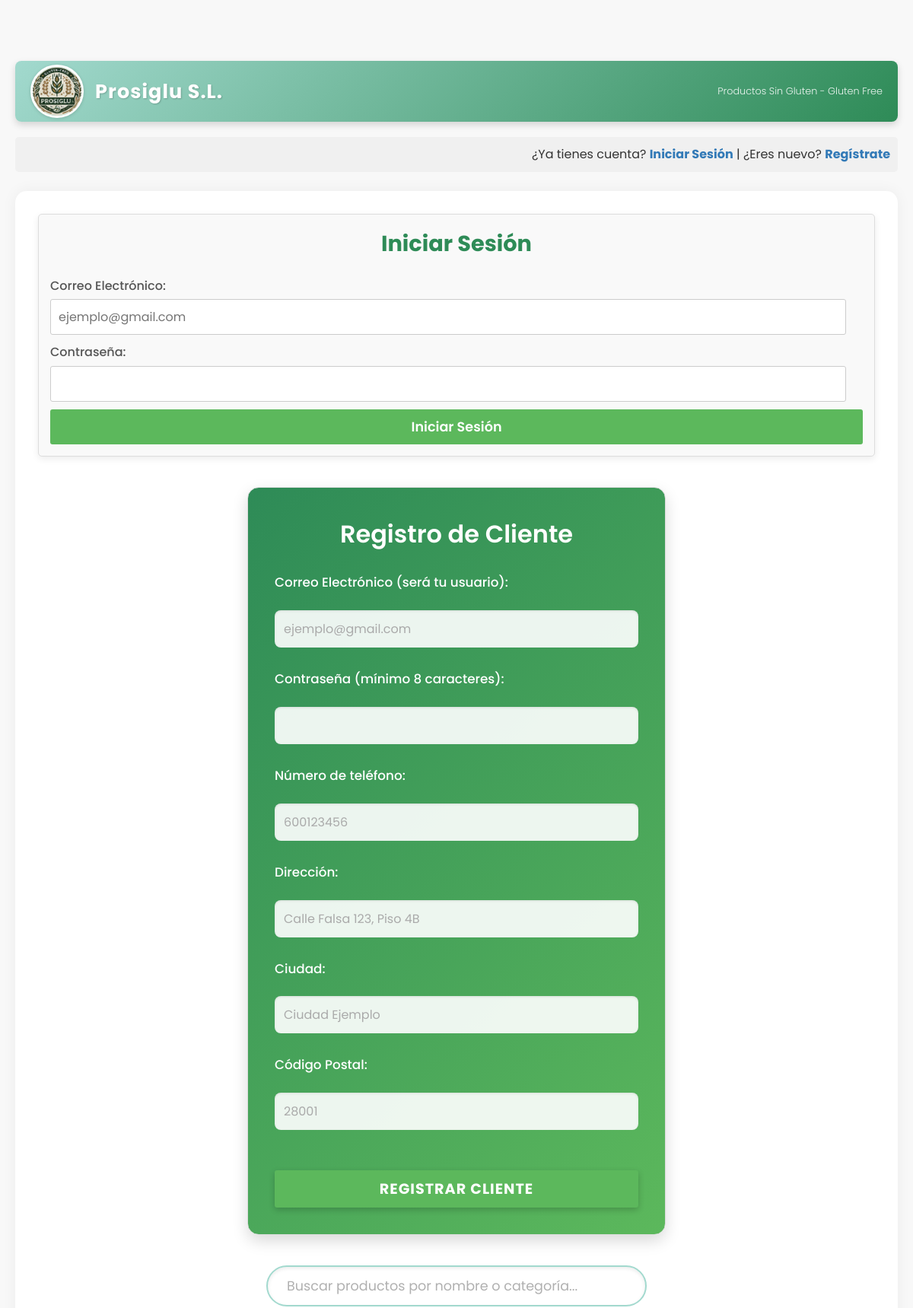
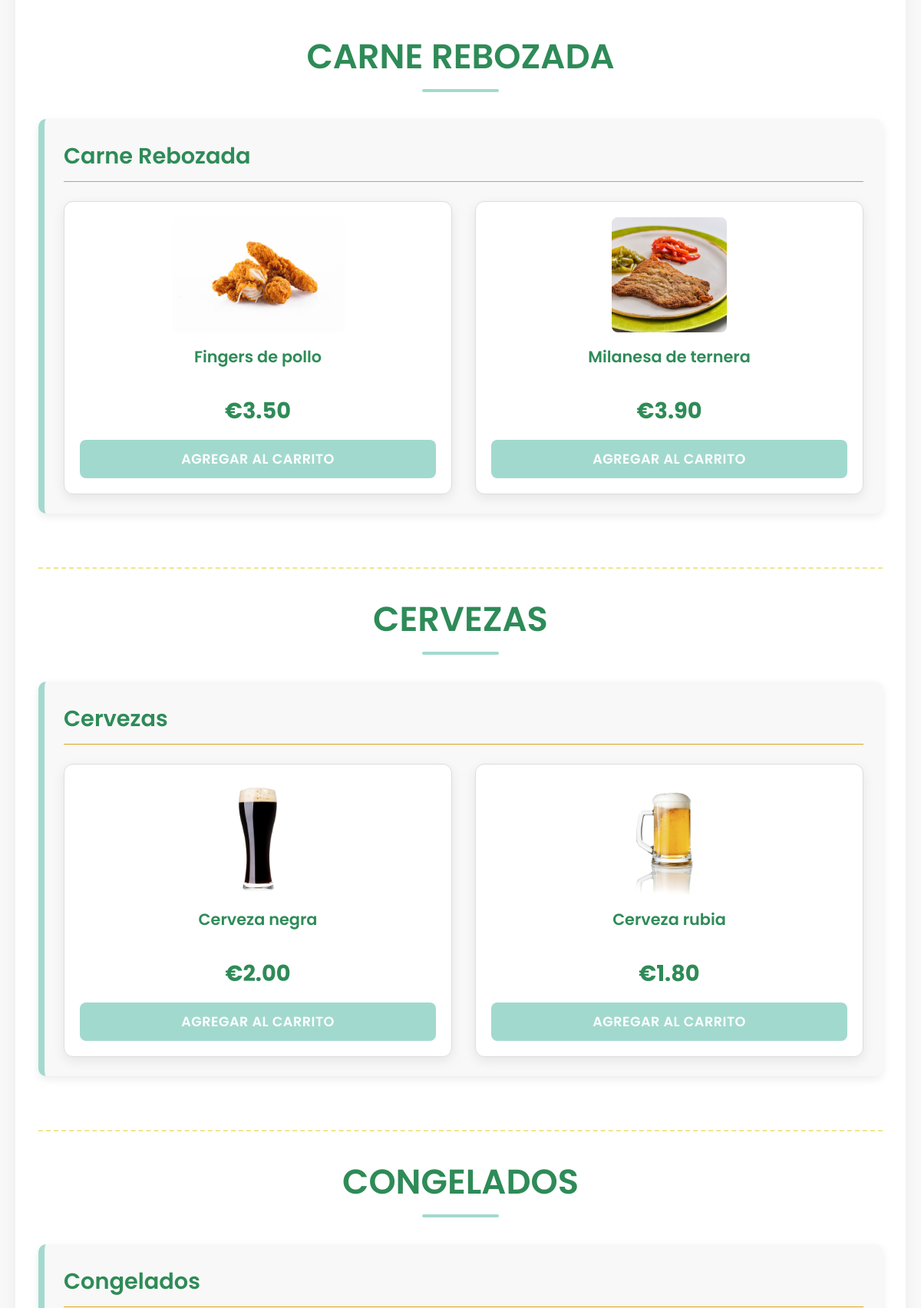
The page / (upper part) on the database its author committed (2 pictures, top to bottom).
### tables this page shows
CREATE TABLE `categorias` (
  `id` int(11) NOT NULL,
  `nombre` varchar(100) NOT NULL
);

CREATE TABLE `subcategorias` (
  `id` int(11) NOT NULL,
  `nombre` varchar(100) NOT NULL,
  `categoria_id` int(11) NOT NULL
);

CREATE TABLE `productos` (
  `gtin` varchar(20) NOT NULL,
  `nombre` varchar(100) NOT NULL,
  `descripcion` text DEFAULT NULL,
  `precio` decimal(6,2) NOT NULL,
  `imagen` varchar(255) DEFAULT NULL,
  `subcategoria_id` int(11) NOT NULL
);

### index.php (the view, shortened to what this page needs)
<?php
$nombre_usuario_display = '';
?>
<!DOCTYPE html>
<html lang="es">
<head>
  <link rel="stylesheet" href="estilos.css" />
</head>
<body>
  <header>
    <img src="imagenes/logo.jpeg" alt="Logo Prosiglu" id="logo" />
    <h1>Prosiglu S.L.</h1>
    <p>Productos Sin Gluten - Gluten Free</p>
  </header>
  <div class="session-status">
    <?php if (isset($_SESSION['user_id'])): ?>
      <p>Bienvenido/a, <?php echo $nombre_usuario_display; ?>! <a href="logout.php">Cerrar Sesión</a></p>
    <?php else: ?>
      <p>¿Ya tienes cuenta? <a href="#login-container">Iniciar Sesión</a> | ¿Eres nuevo? <a href="#registro-container">Regístrate</a></p>
    <?php endif; ?>
  </div>
  <main>
    <?php if (!isset($_SESSION['user_id'])): ?>
      <section id="login-container" class="user-auth-section">
        <h2>Iniciar Sesión</h2>
        <form id="login-form" action="login.php" method="POST">
          <label for="login-correo">Correo Electrónico:</label>
          <input type="email" id="login-correo" name="correo" placeholder="ejemplo@gmail.com" required />
          <label for="login-contrasena">Contraseña:</label>
          <input type="password" id="login-contrasena" name="contrasena" required />
          <button type="submit">Iniciar Sesión</button>
        </form>
      </section>
      <section id="registro-container" class="user-auth-section">
        <h2>Registro de Cliente</h2>
        <form id="registro-form" action="registro.php" method="POST">
          <label for="correo">Correo Electrónico (será tu usuario):</label>
          <input type="email" id="correo" name="correo" placeholder="ejemplo@gmail.com" required />
          <label for="contrasena-reg">Contraseña (mínimo 8 caracteres):</label>
          <input type="password" id="contrasena-reg" name="contrasena" required />
          <label for="telefono">Número de teléfono:</label>
          <input type="tel" id="telefono" name="telefono" placeholder="600123456" pattern="[0-9]{9}" />
          <label for="direccion">Dirección:</label>
          <input type="text" id="direccion" name="direccion" placeholder="Calle Falsa 123, Piso 4B" />
          <label for="ciudad">Ciudad:</label>
          <input type="text" id="ciudad" name="ciudad" placeholder="Ciudad Ejemplo" />
          <label for="cp">Código Postal:</label>
          <input type="text" id="cp" name="cp" placeholder="28001" pattern="[0-9]{5}" />
          <div class="registro-botones">
            <button type="submit">Registrar Cliente</button>
          </div>
        </form>
      </section>
    <?php endif; ?>
    <section id="buscador">
      <input type="text" id="input-busqueda" placeholder="Buscar productos por nombre o categoría..." />
    </section>
    <section id="catalogo">
      <div class="productos-por-categoria">
        <?php
        $sql_categorias = "SELECT id, nombre FROM categorias ORDER BY nombre ASC";
        $resultado_categorias = $conn->query($sql_categorias);
        if ($resultado_categorias && $resultado_categorias->num_rows > 0) {
          while ($categoria = $resultado_categorias->fetch_assoc()) {
            echo '<div class="categoria-group">';
            echo '<h2>' . htmlspecialchars($categoria["nombre"]) . '</h2>';
            $sql_subcategorias = "SELECT id, nombre FROM subcategorias WHERE categoria_id = " . $categoria["id"] . " ORDER BY nombre ASC";
            $resultado_subcategorias = $conn->query($sql_subcategorias);
            if ($resultado_subcategorias && $resultado_subcategorias->num_rows > 0) {
              while ($subcategoria = $resultado_subcategorias->fetch_assoc()) {
                echo '<div class="subcategoria-group">';
                echo '<h3>' . htmlspecialchars($subcategoria["nombre"]) . '</h3>';
                echo '<div class="productos-grid">';
                $sql_productos = "SELECT gtin, nombre, precio, imagen FROM productos WHERE subcategoria_id = " . $subcategoria["id"] . " ORDER BY nombre ASC";
                $resultado_productos = $conn->query($sql_productos);
                if ($resultado_productos && $resultado_productos->num_rows > 0) {
                  while ($producto = $resultado_productos->fetch_assoc()) {
                    echo '<div class="producto" data-categoria="' . htmlspecialchars($categoria["nombre"]) . '" data-subcategoria="' . htmlspecialchars($subcategoria["nombre"]) . '" data-nombre="' . htmlspecialchars($producto["nombre"]) . '">';
                    echo '<img src="imagenes/' . htmlspecialchars($producto["imagen"]) . '" alt="' . htmlspecialchars($producto["nombre"]) . '" />';
                    echo '<h4>' . htmlspecialchars($producto["nombre"]) . '</h4>';
                    echo '<p class="precio">€' . number_format($producto["precio"], 2) . '</p>';
                    echo '<button>Agregar al carrito</button>';
                    echo '</div>';
                  }
                } else {
                  echo '<p>No hay productos en esta subcategoría.</p>';
                }
                echo '</div>';
                echo '</div>';
              }
            } else {
              echo '<p>No hay subcategorías en esta categoría.</p>';
            }
            echo '</div>';
          }
        } else {
          echo '<p>No se encontraron categorías.</p>';
        }
        ?>
      </div>
    </section>
  </main>
</body>
</html>

### index.php (style rules this page uses)
.user-auth-section { margin-bottom: 20px; padding: 15px; border: 1px solid #ddd; border-radius: 5px; background-color: #f9f9f9; }
.user-auth-section h2 { margin-top: 0; }
.user-auth-section label { display: block; margin-bottom: 5px; }
.user-auth-section input[type="email"], .user-auth-section input[type="password"], .user-auth-section input[type="text"], .user-auth-section input[type="tel"] { width: calc(100% - 22px); padding: 10px; margin-bottom: 10px; border: 1px solid #ccc; border-radius: 3px; }
.user-auth-section button { padding: 10px 15px; background-color: #5cb85c; color: white; border: none; border-radius: 3px; cursor: pointer; }
.session-status { text-align: right; padding: 10px; background-color: #f0f0f0; margin-bottom:15px; }
.session-status p { margin: 0; }
.session-status a { text-decoration: none; color: #337ab7; font-weight: bold; }

### rows shown on the page
categorias: nombre "CARNE REBOZADA"
subcategorias: nombre "Carne Rebozada"
productos: imagen (picture), nombre "Fingers de pollo", precio "3.50"
productos: imagen (picture), nombre "Milanesa de ternera", precio "3.90"
categorias: nombre "CERVEZAS"
subcategorias: nombre "Cervezas"
productos: imagen (picture), nombre "Cerveza negra", precio "2.00"
productos: imagen (picture), nombre "Cerveza rubia", precio "1.80"
categorias: nombre "CONGELADOS"
subcategorias: nombre "Congelados"
